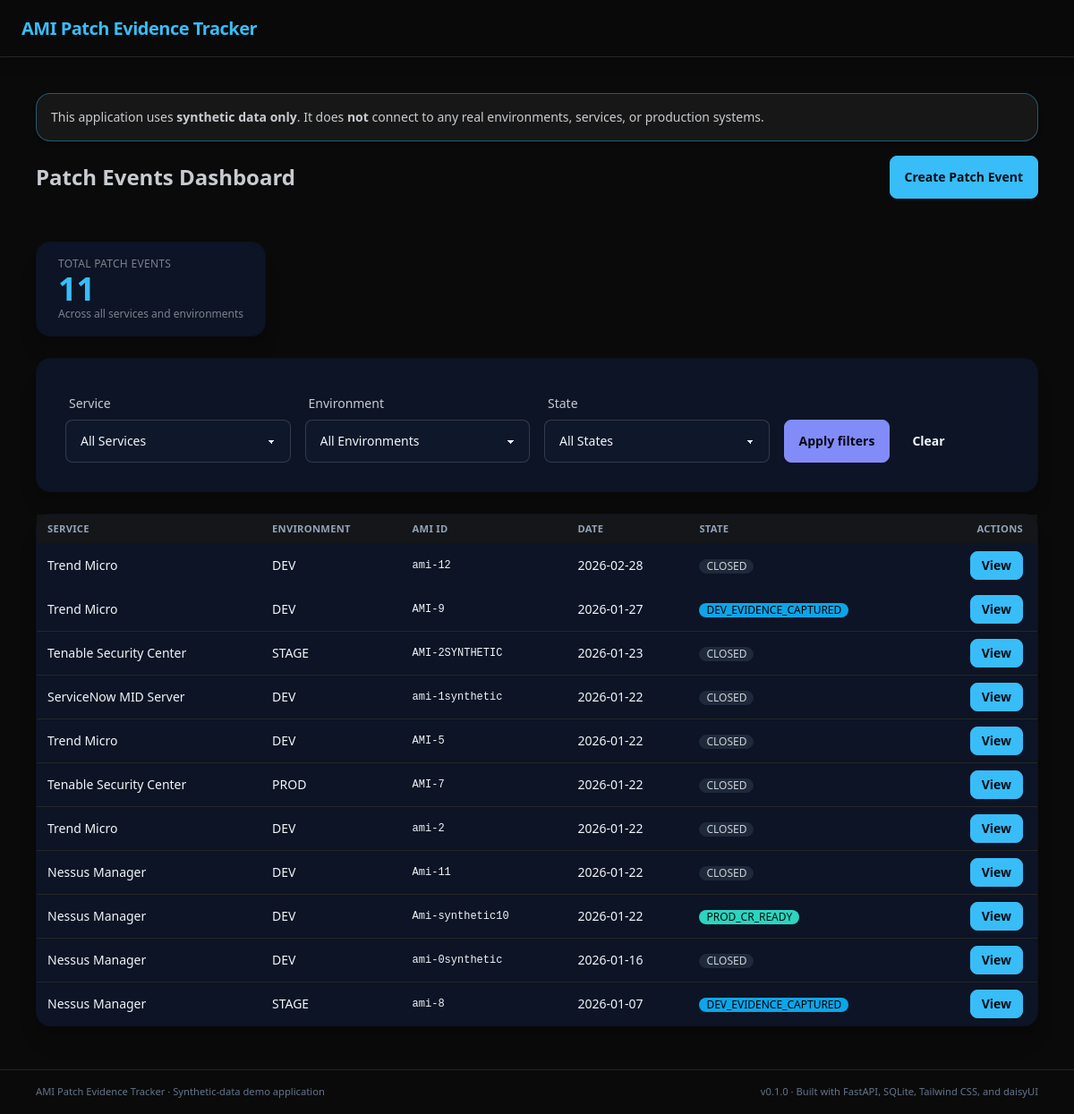
Before: / with the older database file.
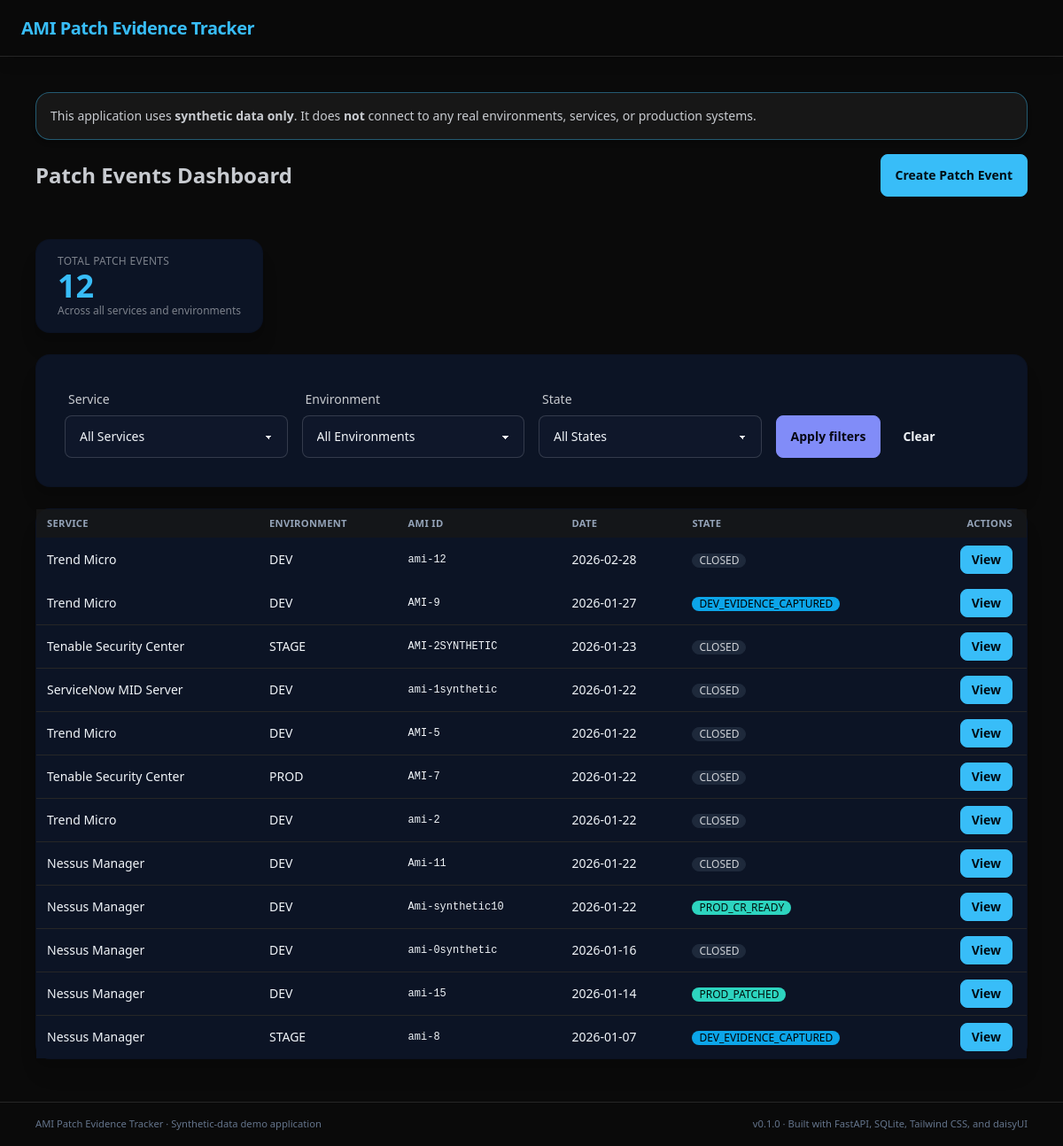
After: the same page with the newer database file.
### app/models.py (models this page shows)
class PatchEvent(Base):
    __tablename__ = "patch_events"
    id = Column(Integer, primary_key=True, index=True)
    service_id = Column(
        Integer,
        ForeignKey("services.id"),
        nullable=False,
        index=True,
    )
    environment = Column(SAEnum(Environment), nullable=False)
    ami_id = Column(String(64), nullable=False)
    patch_date = Column(Date, nullable=False)
    notes = Column(Text, nullable=True)
    dev_evidence_available = Column(Boolean, default=False, nullable=False)
    stage_cr_summary = Column(Text, nullable=True)
    prod_cr_summary = Column(Text, nullable=True)
    current_state_code = Column(
        String(50),
        nullable=False,
        default="DEV_EVIDENCE_CAPTURED",
    )
    created_at = Column(DateTime, default=datetime.utcnow, nullable=False)
    updated_at = Column(
        DateTime,
        default=datetime.utcnow,
        onupdate=datetime.utcnow,
        nullable=False,
    )
    service = relationship("Service", back_populates="patch_events")
    snapshots = relationship(
        "ScanSnapshot",
        back_populates="patch_event",
        cascade="all, delete-orphan",
    )

class Service(Base):
    __tablename__ = "services"
    id = Column(Integer, primary_key=True, index=True)
    name = Column(String(100), unique=True, nullable=False)
    patch_events = relationship("PatchEvent", back_populates="service")

### app/web/routes.py (the view)
@router.get("/", response_class=HTMLResponse)
def dashboard(
    request: Request,
    service_id: Optional[str] = None,
    environment: Optional[str] = None,
    state: Optional[str] = None,
    db: Session = Depends(get_db),
) -> HTMLResponse:
    services = db.query(Service).order_by(Service.name).all()
    service_id = service_id or None
    environment = environment or None
    state = state or None
    service_id_int: Optional[int] = None
    if service_id is not None:
        try:
            service_id_int = int(service_id)
        except ValueError:
            service_id_int = None  # ignore bad input rather than 422
    environment_enum: Optional[Environment] = None
    if environment is not None:
        try:
            environment_enum = Environment(environment)
        except ValueError:
            environment_enum = None  # ignore bad input rather than 422
    query = db.query(PatchEvent).join(Service)
    if service_id_int is not None:
        query = query.filter(PatchEvent.service_id == service_id_int)
    if environment_enum is not None:
        query = query.filter(PatchEvent.environment == environment_enum)
    if state is not None:
        query = query.filter(PatchEvent.current_state_code == state)
    patch_events = query.order_by(PatchEvent.patch_date.desc()).all()
    total_events = len(patch_events)
    dev_events = sum(
        1 for e in patch_events if e.environment == Environment.DEV
    )
    stage_events = sum(
        1 for e in patch_events if e.environment == Environment.STAGE
    )
    prod_events = sum(
        1 for e in patch_events if e.environment == Environment.PROD
    )
    dev_phase_events = sum(
        1 for e in patch_events if e.current_state_code.startswith("DEV")
    )
    stage_phase_events = sum(
        1 for e in patch_events if e.current_state_code.startswith("STAGE")
    )
    prod_phase_events = sum(
        1 for e in patch_events if e.current_state_code.startswith("PROD")
    )
    closed_events = sum(
        1 for e in patch_events
        if e.current_state_code == "CLOSED"
    )
    state_options = [
        "DEV_EVIDENCE_CAPTURED",
        "DEV_VERIFIED",
        "STAGE_CR_READY",
        "STAGE_PATCHED",
        "PROD_CR_READY",
        "PROD_PATCHED",
        "CLOSED",
    ]
    return templates.TemplateResponse(
        "dashboard.html",
        {
            "request": request,
            "services": services,
            "patch_events": patch_events,
            "selected_service_id": service_id_int,
            "selected_environment": (
                environment_enum.value if environment_enum else None
            ),
            "selected_state": state,
            "state_options": state_options,
            "environment_options": [env.value for env in Environment],
            "total_events": total_events,
            "dev_events": dev_events,
            "stage_events": stage_events,
            "prod_events": prod_events,
            "dev_phase_events": dev_phase_events,
            "stage_phase_events": stage_phase_events,
            "prod_phase_events": prod_phase_events,
            "closed_events": closed_events,
        },
    )

### templates/dashboard.html (shortened to what this page needs)
{% extends "base.html" %}
{% block content %}
  <div class="flex flex-col md:flex-row md:items-center md:justify-between gap-4 mb-6">
    <h1 class="text-2xl font-semibold text-base-content">Patch Events Dashboard</h1>
    <a href="/patch-events/new" class="btn btn-primary">Create Patch Event</a>
  </div>
  <section
    class="stats bg-base-200 border border-base-300/60 shadow-xl mb-6 max-w-xl"
  >
    <div class="stat">
      <div class="stat-title text-xs tracking-wide uppercase text-base-400">
        Total patch events
      </div>
      <div class="stat-value text-primary">{{ total_events }}</div>
      <div class="stat-desc text-xs text-base-400">
        Across all services and environments
      </div>
    </div>
  </section>
  <form
    method="get"
    action="/"
    class="card bg-base-200 border border-base-300/60 shadow-xl mb-6"
  >
    <div class="card-body grid grid-cols-1 md:grid-cols-4 gap-4">
      <div>
        <label class="label"><span class="label-text">Service</span></label>
        <select name="service_id" class="select select-bordered w-full">
          <option value="">All Services</option>
        </select>
      </div>
      <div>
        <label class="label"><span class="label-text">Environment</span></label>
        <select name="environment" class="select select-bordered w-full">
          <option value="">All Environments</option>
        </select>
      </div>
      <div>
        <label class="label"><span class="label-text">State</span></label>
        <select name="state" class="select select-bordered w-full">
          <option value="">All States</option>
        </select>
      </div>
      <div class="flex items-end gap-2">
        <button type="submit" class="btn btn-secondary w-full md:w-auto">
          Apply filters
        </button>
        <a href="/" class="btn btn-ghost w-full md:w-auto">Clear</a>
      </div>
    </div>
  </form>
  <div class="card bg-base-200 border border-base-300/60 shadow-xl">
    <div class="card-body p-0">
      {% if patch_events %}
        <div class="overflow-x-auto">
          <table class="table table-zebra table-sm w-full">
            <thead class="bg-neutral-900/80 text-[0.7rem] uppercase tracking-wide text-slate-400">
              <tr>
                <th>Service</th>
                <th>Environment</th>
                <th>AMI ID</th>
                <th>Date</th>
                <th>State</th>
                <th class="text-right pr-4">Actions</th>
              </tr>
            </thead>
            <tbody class="divide-y divide-neutral-800">
              {% for event in patch_events %}
                <tr class="hover:bg-neutral-900/60 transition-colors">
                  <td>{{ event.service.name }}</td>
                  <td>{{ event.environment.value }}</td>
                  <td class="font-mono text-xs">{{ event.ami_id }}</td>
                  <td>{{ event.patch_date }}</td>
                  <td>
                    <span
                      class="badge badge-sm
                        {% if event.current_state_code.startswith('DEV') %} badge-info
                        {% elif event.current_state_code.startswith('STAGE') %} badge-warning
                        {% elif event.current_state_code.startswith('PROD') %} badge-success
                        {% elif event.current_state_code == 'CLOSED' %} badge-neutral
                        {% else %} badge-outline{% endif %}"
                    >
                      {{ event.current_state_code }}
                    </span>
                  </td>
                  <td class="text-right pr-4">
                    <a
                      href="/patch-events/{{ event.id }}"
                      class="btn btn-sm btn-primary"
                    >
                      View
                    </a>
                  </td>
                </tr>
              {% endfor %}
            </tbody>
          </table>
        </div>
      {% else %}
        <div class="p-6">
          <p class="text-sm text-base-content/70">
            No patch events found. Try adjusting filters or create a new patch event.
          </p>
        </div>
      {% endif %}
    </div>
  </div>
{% endblock %}

### templates/base.html (shortened to what this page needs)
<!doctype html>
<html lang="en" data-theme="night">
  <head>
    <script src="https://cdn.tailwindcss.com"></script>
    <link
      rel="stylesheet"
      href="https://cdn.jsdelivr.net/npm/daisyui@4.12.10/dist/full.min.css"
    />
  </head>
  <body class="min-h-screen bg-neutral-950 text-slate-100">
    <div
      class="navbar bg-neutral-950/95 border-b border-neutral-800 backdrop-blur shadow-lg"
    >
      <div class="flex-1 px-4">
        <a href="/" class="text-xl font-semibold tracking-tight text-primary">
          AMI Patch Evidence Tracker
        </a>
      </div>
    </div>
    <main class="max-w-6xl mx-auto px-4 mt-10 mb-12">
      <div class="space-y-4">
        <div class="alert bg-neutral-900 border border-primary/40 shadow-md text-sm">
          <span>
            This application uses <span class="font-semibold">synthetic data only</span>.
            It does <span class="font-semibold">not</span> connect to any real
            environments, services, or production systems.
          </span>
        </div>
        <section class="space-y-6">
          {% block content %}{% endblock %}
        </section>
      </div>
    </main>
    <footer class="border-t border-neutral-800 bg-neutral-950/95">
      <div
        class="max-w-6xl mx-auto px-4 py-4 text-[0.7rem] text-slate-500 flex flex-col gap-1 sm:flex-row sm:items-center sm:justify-between"
      >
        <span>AMI Patch Evidence Tracker · Synthetic-data demo application</span>
        <span>v0.1.0 · Built with FastAPI, SQLite, Tailwind CSS, and daisyUI</span>
      </div>
    </footer>
  </body>
</html>

Changed rows visible on the page:
added PatchEvent: service.name "Nessus Manager", environment.value "DEV", ami_id "ami-15", patch_date "2026-01-14", current_state_code "PROD_PATCHED"
Other visible differences:
{{ total_events }}: "11" → "12"
